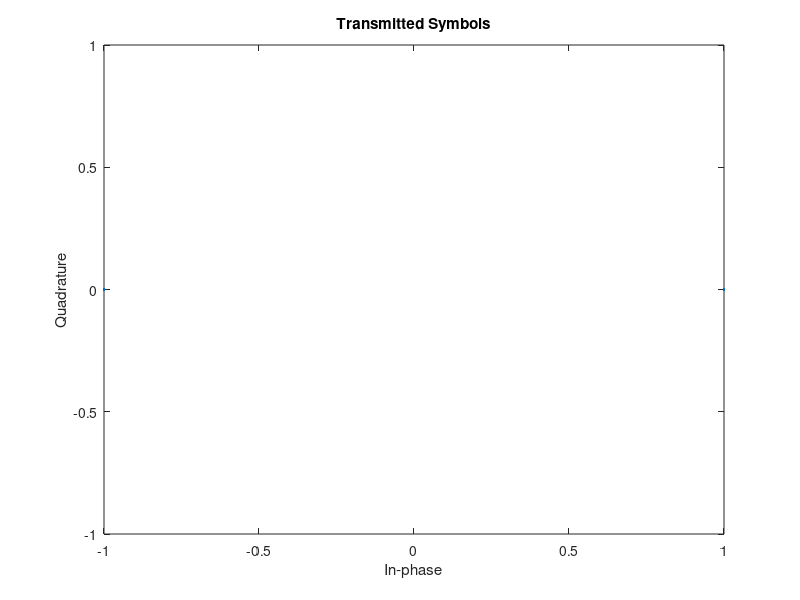
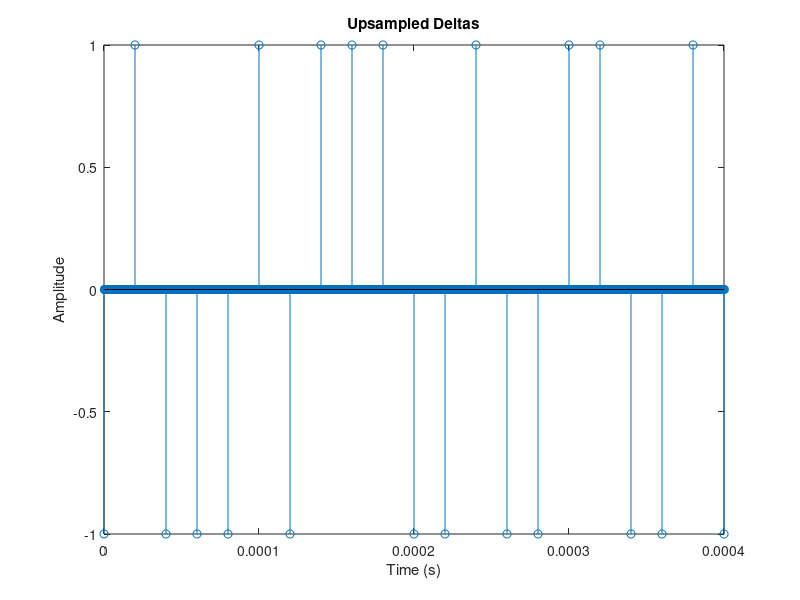

MATLAB code for these plots, in order: (Note: this script raises an error after producing the figures.)
%% Simulation Setup

Fc = 1e6; % Carrier frequency in Hz
Fs = 4e6; % Sampling rate
Rs = 50e3; % Symbol rate in symbols/sec (baud)
B = 350e3; % Bandwidth

sps = Fs / Rs; % Number of samples per symbol
num_symbols = 460; % Number of symbols/bits to send
num_samples = num_symbols * sps; % Number of discrete samples

% Use these guys for plotting
t = linspace(0, num_symbols / Rs, num_samples); % Time variable
f = linspace(-Fs/2,Fs/2, num_samples); % Frequency variable

% Clear all previous figures before starting
close all;

%% Mapping Bits to Symbols

% Below are the bits for the binary message that we want to send

bits = [0 1 0 0 0 1 0 1 1 1 0 0 1 0 0 1 1 0 0 1 0 0 0 1 1 1 0 1 1 1 0 1 1 0,...
        0 0 0 1 0 1 1 1 0 0 1 0 0 1 1 0 0 1 0 1 0 0 1 0 0 0 0 0 0 1 0 1 0 0,...
        1 1 0 1 1 1 0 1 0 1 0 1 1 0 0 0 1 1 0 1 1 0 1 0 1 1 0 1 1 1 0 0 1 1,...
        0 0 1 0 0 0 0 0 0 1 0 1 0 0 1 1 0 1 1 1 0 1 1 1 0 1 1 0 1 0 0 1 0 1,...
        1 1 0 1 0 0 0 1 1 0 0 0 1 1 0 1 1 0 1 0 0 0 0 0 0 0 1 1 0 1 1 0 1 1,...
        1 1 0 1 1 0 1 1 0 1 0 1 1 1 0 0 0 0 0 1 1 1 0 1 0 1 0 1 1 1 0 1 0 0,...
        0 1 1 0 0 1 0 1 0 1 1 1 0 0 1 0 0 0 1 0 0 0 0 0 0 1 0 0 0 1 0 1 0 1,...
        1 0 1 1 1 0 0 1 1 0 0 1 1 1 0 1 1 0 1 0 0 1 0 1 1 0 1 1 1 0 0 1 1 0,...
        0 1 0 1 0 1 1 0 0 1 0 1 0 1 1 1 0 0 1 0 0 1 1 0 1 0 0 1 0 1 1 0 1 1,...
        1 0 1 0 1 0 0 1 0 1 1 0 1 0 1 1 1 1 1 1 1 1 0 0 0 1 0 0 1 0 0 1 0 1,...
        0 0 1 1 0 1 1 0 1 0 1 1 0 1 1 0 1 0 0 1 0 1 1 0 0 0 1 0 0 1 1 0 1 0,... 
        0 1 0 1 1 0 0 1 0 0 0 1 1 0 1 0 0 1 0 0 1 1 0 1 1 0 1 0 1 1 0 1 1 0,... 
        1 0 0 1 0 1 1 0 0 0 1 0 0 1 1 0 1 0 0 1 0 1 1 0 0 1 0 0 0 1 1 0 1 0,...
        1 0 0 1 1 0 0 1 1 1 0 0 1 0 0 0 0 1];

% Convert to BPSK Symbols (1's and -1's)
symbols = bits;
symbols(symbols == 0) = -1;

% Visualize BPSK Symbols in a Constellation Diagram
scatterplot(symbols);
title("Transmitted Symbols");

%% Represent Symbols as Time Shifted Deltas

% Use upsample to form a delta train
deltas = upsample(symbols, sps);

% Visualize Deltas (xlimited to only first ~20 symbols)
figure;
stem(t, deltas);
title("Upsampled Deltas");
xlabel('Time (s)');
ylabel('Amplitude');
xlim([0, 0.0004]);

%% Filter Deltas with Transmitter Filter

% Use an SRRC as the pulse shape filter 
beta = 0.5; % RRC rolloff factor
span = 10; % number of symbols for length of filter impulse response
ps_filter = rcosdesign(beta, span, sps, 'sqrt'); 

% Convolve the deltas with the rectangular window
transmited_baseband = conv(deltas, ps_filter, 'same'); 

% Visualize Transmitted Baseband Signal
figure;
plot(t, transmited_baseband);
title("Transmited Baseband Signal");
xlabel('Time (s)');
ylabel('Amplitude');
xlim([0, 0.0004]);

%% Modulate Baseband Signal to Passband

phase_offset = pi/8;
transmitted_signal = modulate_carrier(transmited_baseband, Fc, t, phase_offset);

%% Transmit Through Wireless Channel

snr = 30;
received_signal = add_channel_impairments(transmitted_signal, B, Fc, Fs, snr);
% received_signal = transmitted_signal;

% Plot the Received Signal
figure;
plot(t, received_signal)
title("Received Signal")
xlabel('Time (s)');
ylabel('Amplitude');
xlim([0, 0.0004]);

%% Demodulation

% Encorporate a frequency offset
frequency_offset = Fc * 0.1;
Fr = Fc + frequency_offset;

% Normalize the signal for stability of PID tuning constants
normalized_signal = normalize(received_signal);

% PID Tuning Constants
Kp = 0.1;
Ki = 0.002;
Kd = 0;

% Costas Loop to extract I and Q components
[I, Q, theta, err] = costas_loop(normalized_signal, Fc, Fs, t, Kp, Ki, Kd);

figure;
plot(t, I)
title("Received In Phase Component")
xlabel('Time (s)');
ylabel('Amplitude');
xlim([0, 0.0004]);

%% Apply Receiver Impulse Response

% Combine I and Q components to construct the received baseband signal (I + jQ)
received_baseband = I + 1j * Q;

% Convolve the received baseband signal with the receiver filter
received_samples = conv(received_baseband, ps_filter, 'same'); 

%% Sample and Detect Symbols

% TODO 1.1: Apply SPS frequency offset at the receiver
% sps = ?

% TODO 1.2: Apply SPS phase offset at the receiver
% received_samples = ?

% Naively sample the received signal at the symbol rate to get the received symbols
naive_received_symbols = downsample(received_samples, sps);

% Visualize the received symbols in a constellation diagram (scatterplot)
scatterplot(naive_received_symbols);
title("Naively Sampled Symbols");

% Normalize for stability for PID stability
received_samples = normalize(real(received_samples));

% TODO Section 2: Implement one (or multiple) of the timing error detectors to properly sample
% PID Tuning Constants
% Kp = ? % observe how Kp causes faster settling w/o oscillation but increases self-noise effect
% Ki = ? % observe how Ki smooths the oscillations before settling to a constant offset (but eventually goes unstable)
% Kd = ? % observe how Kd increases high frequency noise in the lock

% Recreate the downsample function iteratively, then implement the TED

% symbs = ?

% TODO: Visualize the properly receieved samples
% Note: A good chunk of the early symbols might be garbage as the TED locks on, so feel free
%       to only plot the later end of the symbols

% TODO: You'll probably want to change this once you have the timing error detector
received_symbols = naive_received_symbols;

% Apply Thresholding to detect the symbols (turning them back to 1's and -1's)
received_symbols(received_symbols > 0) = 1;
received_symbols(received_symbols <= 0) = -1;

%% Map Symbols back to Bits

% Map the detected symbols back to bits (turn them back to 1's and 0's
detected_bits = received_symbols;
detected_bits(detected_bits == -1) = 0;

%% Frame Syncronization!

% key = ?

% Frame Sync Algorithm
num_message_chars = 7;

% TODO 3.1: Cross correlate and extract where the message starts

% TODO 3.2: Plot the cross correlation with the key


%% Extract Binary message

% TODO 3.3: Get binary message to decode
% message = ?

%% Decode and Display Message

% TODO 3.4: Uncomment this and you should see your final message!
% s = string(message);
% s = strjoin(s);
% s = strrep(s, " ", "");
% disp(s);
% s_len = length(char(s));
% inputString = char(s);
% binaryString = inputString(1:end-mod(length(inputString),8));
% binaryChunks = reshape(binaryString, 8, []).';
% asciiChars = char(bin2dec(binaryChunks)).';
% disp(asciiChars);
